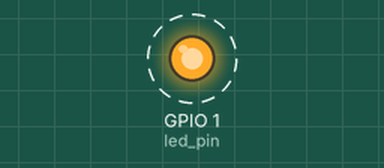
Recording of a sketch running on a simulated ESP32. Shown: output pins drawn as LEDs (lit = HIGH). Dashed ring = blinking.

Above: at 0.2 s.
Timing chart, 0 to 3.0 s (numbered marks = the images above):
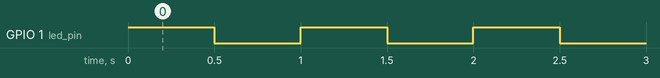

The sketch:

esp32_rtos_practice_01.ino
```cpp
#if CONFIG_FREERTOS_UNICORE
static const BaseType_t app_cpu = 0;
#else
static const BaseType_t app_cpu = 1;
#endif

//pins
static const int led_pin = 1;


//Out task
void toggleLED(void *parameter) {
  while (1) {
    digitalWrite(led_pin, HIGH);
    vTaskDelay(500 / portTICK_PERIOD_MS);
    digitalWrite(led_pin, LOW);
    vTaskDelay(500 / portTICK_PERIOD_MS);
  }
}

void setup() {
  // put your setup code here, to run once:
  pinMode(led_pin, OUTPUT);
  xTaskCreatePinnedToCore(
    toggleLED,
    "Toggle LED",
    1024,
    NULL,
    1,
    NULL,
    app_cpu);


}

void loop() {
  // put your main code here, to run repeatedly:
}
```

Measured:
- by itself, GPIO 1 (led_pin): alternates HIGH for 0.50 s and LOW for 0.50 s
